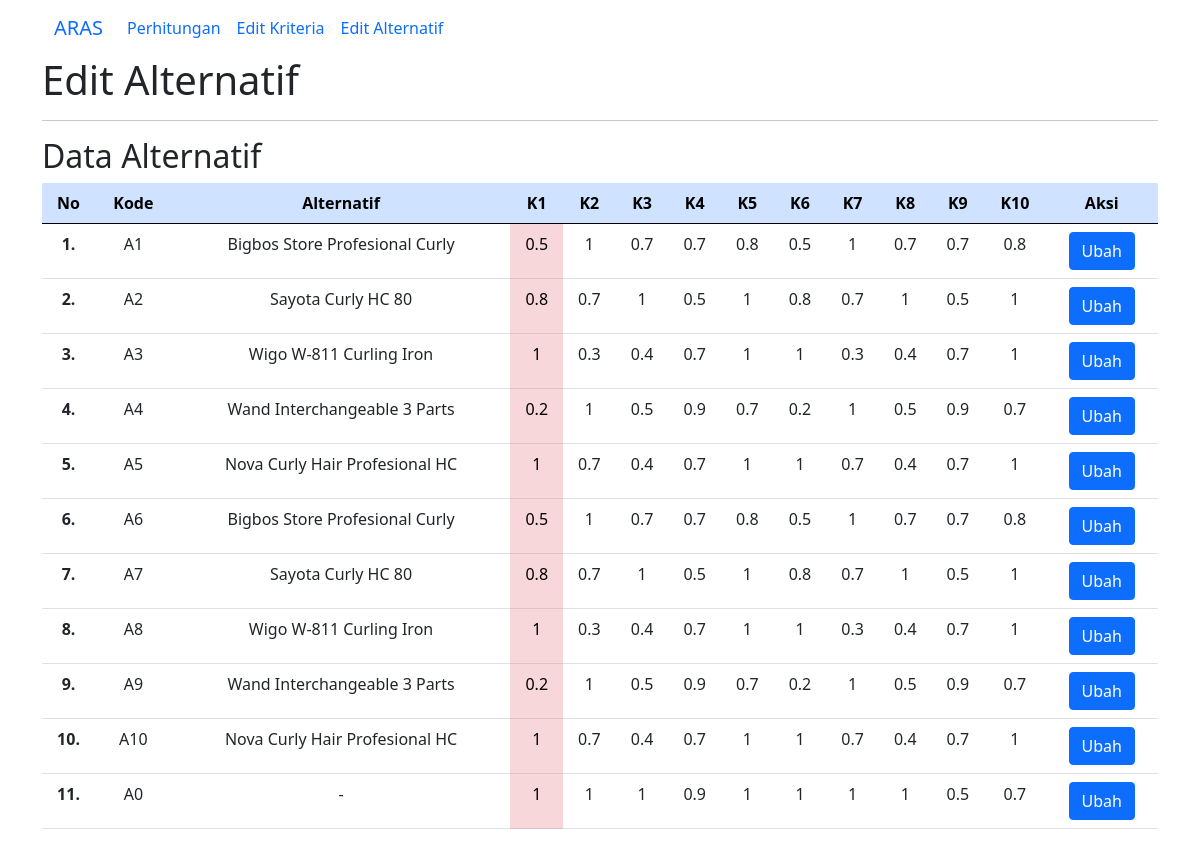
The page /alternatif.php on the database its author committed.
### tables this page shows
CREATE TABLE `tb_alternatif` (
  `id` int(6) NOT NULL,
  `kode` varchar(30) DEFAULT NULL,
  `alternatif` varchar(30) DEFAULT NULL,
  `k1` double DEFAULT NULL,
  `k2` double DEFAULT NULL,
  `k3` double DEFAULT NULL,
  `k4` double DEFAULT NULL,
  `k5` double DEFAULT NULL,
  `k6` double NOT NULL,
  `k7` double NOT NULL,
  `k8` double NOT NULL,
  `k9` double NOT NULL,
  `k10` double NOT NULL
);

### alternatif.php (the view, shortened to what this page needs)
<?php
$db = new mysqli('localhost','root','','aras');
?>
<!doctype html>
<html lang="en">
<head>
  <link href="https://cdn.jsdelivr.net/npm/bootstrap@5.0.2/dist/css/bootstrap.min.css" rel="stylesheet">
</head>
<body>
 <div class="container">
<nav class="navbar navbar-expand-lg bg  ">
  <div class="container-fluid">
    <a class="navbar-brand" href="#">ARAS</a>
    <div class="collapse navbar-collapse" id="navbarNavDropdown">
      <ul class="navbar-nav">
        <li class="nav-item">
          <a class="nav-link active" aria-current="page" href="index.php">Perhitungan</a>
        </li>
        <li class="nav-item">
          <a class="nav-link" href="kriteria.php">Edit Kriteria</a>
        </li>
        <li class="nav-item">
          <a class="nav-link" href="alternatif.php">Edit Alternatif</a>
        </li>
      </ul>
    </div>
  </div>
</nav>
    <h1>Edit Alternatif</h1>
    <hr>
    <h2> Data Alternatif</h2>
    <table class="table table">
      <thead class="table-primary">
        <tr>
          <th class="text-center">No</th>
          <th class="text-center">Kode</th>
          <th class="text-center">Alternatif</th>
          <th class="text-center">K1</th>
          <th class="text-center">K2</th>
          <th class="text-center">K3</th>
          <th class="text-center">K4</th>
          <th class="text-center">K5</th>
          <th class="text-center">K6</th>
          <th class="text-center">K7</th>
          <th class="text-center">K8</th>
          <th class="text-center">K9</th>
          <th class="text-center">K10</th>
          <th class="text-center">Aksi</th>
        </tr>
      </thead>
      <tbody>
        <?php
        $no = 1;
		$sql    = $db->QUERY ("SELECT * FROM `tb_alternatif` ORDER BY id ASC ");
		while   ($tampil = mysqli_fetch_array($sql)){
        ?>
          <tr>
            <th class="text-center"><?= $no++ ?>.</th>
            <td class="text-center"><?= $tampil['kode']; ?></td>
            <td class="text-center"><?= $tampil['alternatif']; ?></td>
            <td class="text-center table-danger"><?= $tampil['k1']; ?></td>
            <td class="text-center"><?= $tampil['k2']; ?></td>
            <td class="text-center"><?= $tampil['k3']; ?></td>
            <td class="text-center"><?= $tampil['k4']; ?></td>
            <td class="text-center"><?= $tampil['k5']; ?></td>
            <td class="text-center"><?= $tampil['k6']; ?></td>
            <td class="text-center"><?= $tampil['k7']; ?></td>
            <td class="text-center"><?= $tampil['k8']; ?></td>
            <td class="text-center "><?= $tampil['k9']; ?></td>
            <td class="text-center"><?= $tampil['k10']; ?></td>
            <td class="text-center">
			<a href="alternatif-add.php?id=<?php echo $tampil['id'];?>"><button type="button" class="btn btn-primary">Ubah</button></a>
			</td>
          </tr>
		<?php }?>
		  </tbody>
    </table>
  </div>
</body>
</html>
</body>
</html>

### rows shown on the page
tb_alternatif: kode "A1", alternatif "Bigbos Store Profesional Curly", k1 "0.5", k2 "1", k3 "0.7", k4 "0.7", k5 "0.8", k6 "0.5", k7 "1", k8 "0.7", k9 "0.7", k10 "0.8"
tb_alternatif: kode "A2", alternatif "Sayota Curly HC 80", k1 "0.8", k2 "0.7", k3 "1", k4 "0.5", k5 "1", k6 "0.8", k7 "0.7", k8 "1", k9 "0.5", k10 "1"
tb_alternatif: kode "A3", alternatif "Wigo W-811 Curling Iron", k1 "1", k2 "0.3", k3 "0.4", k4 "0.7", k5 "1", k6 "1", k7 "0.3", k8 "0.4", k9 "0.7", k10 "1"
tb_alternatif: kode "A4", alternatif "Wand Interchangeable 3 Parts", k1 "0.2", k2 "1", k3 "0.5", k4 "0.9", k5 "0.7", k6 "0.2", k7 "1", k8 "0.5", k9 "0.9", k10 "0.7"
tb_alternatif: kode "A5", alternatif "Nova Curly Hair Profesional HC", k1 "1", k2 "0.7", k3 "0.4", k4 "0.7", k5 "1", k6 "1", k7 "0.7", k8 "0.4", k9 "0.7", k10 "1"
tb_alternatif: kode "A6", alternatif "Bigbos Store Profesional Curly", k1 "0.5", k2 "1", k3 "0.7", k4 "0.7", k5 "0.8", k6 "0.5", k7 "1", k8 "0.7", k9 "0.7", k10 "0.8"
tb_alternatif: kode "A7", alternatif "Sayota Curly HC 80", k1 "0.8", k2 "0.7", k3 "1", k4 "0.5", k5 "1", k6 "0.8", k7 "0.7", k8 "1", k9 "0.5", k10 "1"
tb_alternatif: kode "A8", alternatif "Wigo W-811 Curling Iron", k1 "1", k2 "0.3", k3 "0.4", k4 "0.7", k5 "1", k6 "1", k7 "0.3", k8 "0.4", k9 "0.7", k10 "1"
tb_alternatif: kode "A9", alternatif "Wand Interchangeable 3 Parts", k1 "0.2", k2 "1", k3 "0.5", k4 "0.9", k5 "0.7", k6 "0.2", k7 "1", k8 "0.5", k9 "0.9", k10 "0.7"
tb_alternatif: kode "A10", alternatif "Nova Curly Hair Profesional HC", k1 "1", k2 "0.7", k3 "0.4", k4 "0.7", k5 "1", k6 "1", k7 "0.7", k8 "0.4", k9 "0.7", k10 "1"
tb_alternatif: kode "A0", alternatif "-", k1 "1", k2 "1", k3 "1", k4 "0.9", k5 "1", k6 "1", k7 "1", k8 "1", k9 "0.5", k10 "0.7"
